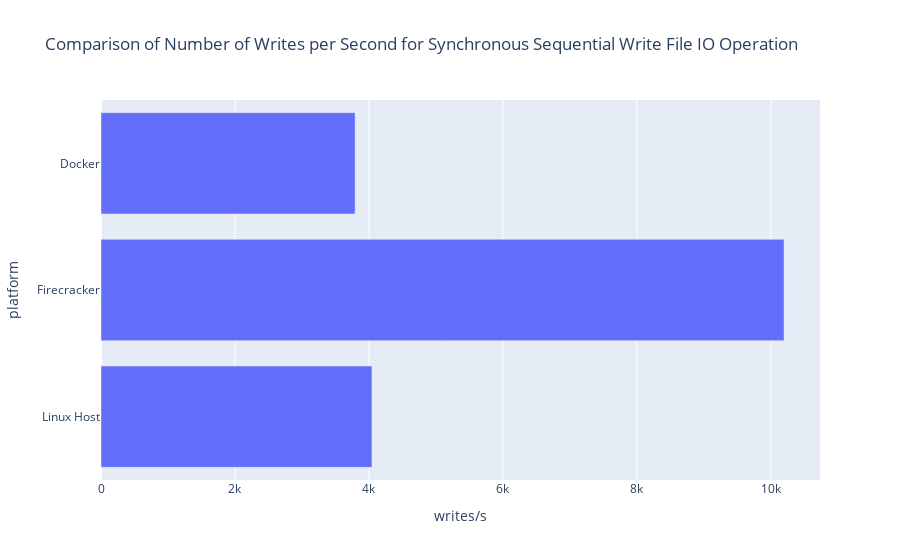

Notebook code cell kept with this figure:
### Code cell
fig = go.Figure(go.Bar(
            x=df_sync_sw['File Operations (writes/s)'],
            y=df_sync_sw['platform'],
            orientation='h'))
fig.update_layout(title="Comparison of Number of Writes per Second for Synchronous Sequential Write File IO Operation")
fig.update_xaxes(title="writes/s")
fig.update_yaxes(title="platform")
fig.show()

### Figure 1 — Plotly figure (JSON) as saved in the notebook; plotly's stock layout.template omitted (floating-point values rounded to 4 significant figures)
{"data": [{"orientation": "h", "type": "bar", "x": [4044.0, 10200.0, 3793.0], "y": ["Linux Host", "Firecracker", "Docker"]}], "layout": {"title": {"text": "Comparison of Number of Writes per Second for Synchronous Sequential Write File IO Operation"}, "xaxis": {"title": {"text": "writes/s"}}, "yaxis": {"title": {"text": "platform"}}}}
